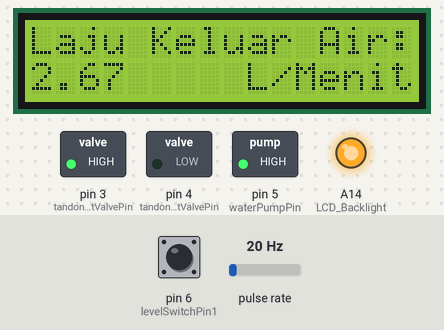
Recording of a sketch running on a simulated Arduino Mega 2560, built with avr-gcc and run on an emulated ATmega2560. Shown: 16×2 character LCD, switched loads named in the sketch (green lamp = pin HIGH), output pins drawn as LEDs (lit = HIGH). Wiring (inferred from the names in the program): pulse sensor: data pin 2. The test bench sets the inputs (shaded band); at power-on: pulse rate 20 Hz, pin 6 (levelSwitchPin1) HIGH.

Above: at 1.6 s.
1.7 s: pulse rate (sensor on pin 2) set to 2 Hz
At 3.8 s:
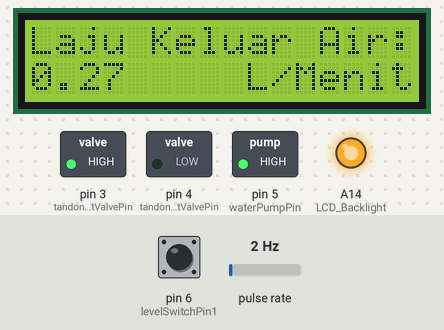
4.5 s: pulse rate (sensor on pin 2) set to 0 Hz
At 6.22 s:
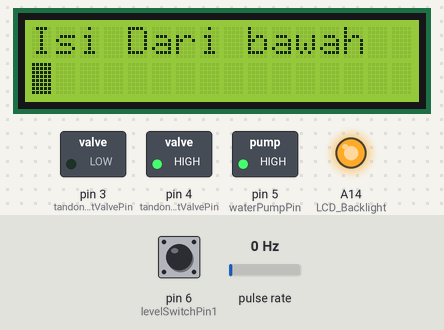
7.5 s: pulse rate (sensor on pin 2) set to 4 Hz
At 11.1 s:
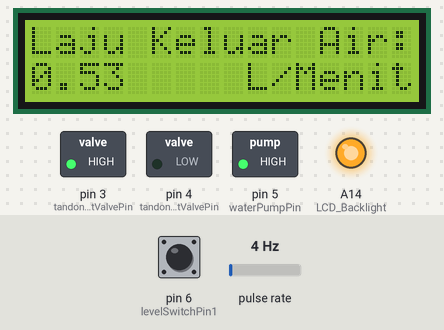
Timing chart, 0 to 12.6 s (numbered marks = the images above; inputs shaded):
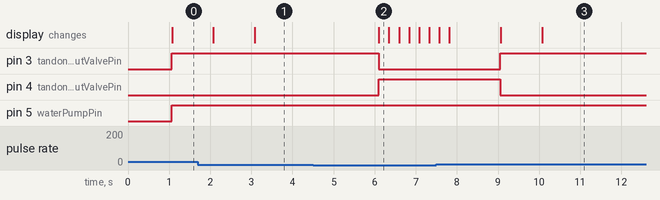

Measured:
- the behaviour switches between 1 and 0 Hz on pulse rate (sensor on pin 2) (found by bisection; images 1 and 2)
- after the input at 1.7 s, the display: first changes after 0.38 s (image 1 shows a later state)
- after the input at 4.5 s, pin 3 (tandonInputValvePin): HIGH → LOW after 1.6 s; pin 4 (tandonOutputValvePin): LOW → HIGH after 1.6 s; the display: changes after 1.6 s (image 2)
- after the input at 7.5 s, pin 3 (tandonInputValvePin): LOW → HIGH after 1.6 s; pin 4 (tandonOutputValvePin): HIGH → LOW after 1.6 s; the display: first differs from a run without the input after 1.6 s (image 3 shows a later state)

The sketch:

kontol_pompa_air_LCD20X4.ino
```cpp
#include <LiquidCrystal.h>

byte bar[8] = {
  B11111,
  B11111,
  B11111,
  B11111,
  B11111,
  B11111,
  B11111,
  B11111
};  // custom character for the bar
// Definisikan pin yang digunakan

const int waterFlowSensorPin = 2;
const int tandonInputValvePin = 3;
const int tandonOutputValvePin = 4;
const int waterPumpPin = 5;
const int levelSwitchPin1 = 6;
const int levelSwitchPin2 = 7;
const int LCD_Backlight = A14;

const int rs = 8, en = 9, d4 = 10, d5 = 11, d6 = 12, d7 = 13;

// Deklarasi objek untuk tampilan LCD
LiquidCrystal lcd(rs, en, d4, d5, d6, d7);

// Variabel untuk menghitung jumlah pulsa dari sensor air
volatile int flowPulseCount = 0;
// Konstanta untuk menghitung laju air
const float flowRateConstant = 7.5;

void setup() {
  // Set pin yang digunakan sebagai input atau output
  pinMode(LCD_Backlight, OUTPUT);
  analogWrite(LCD_Backlight, 200);//Adjust for LCD_Backlight
  pinMode(waterFlowSensorPin, INPUT);
  pinMode(tandonInputValvePin, OUTPUT);
  pinMode(tandonOutputValvePin, OUTPUT);
  pinMode(waterPumpPin, OUTPUT);
  pinMode(levelSwitchPin1, INPUT_PULLUP);
  pinMode(levelSwitchPin2, INPUT_PULLUP);


  // Set keadaan awal pin
  digitalWrite(tandonInputValvePin, LOW);
  digitalWrite(tandonOutputValvePin, LOW);
  digitalWrite(waterPumpPin, LOW);

  // Inisialisasi tampilan LCD
  lcd.begin(16, 2);
  lcd.createChar(0, bar);  // create the custom character at location 0

  // Register interrupt service routine untuk sensor air
  attachInterrupt(digitalPinToInterrupt(waterFlowSensorPin), flowSensorISR, RISING);

  // Tampilkan pesan awal pada tampilan LCD
  lcd.print("Sedang menunggu");
}

void loop() {
  // Hitung jumlah pulsa dari sensor air selama 1 detik
  flowPulseCount = 0;
  sei();
  delay(1000);
  cli();

  // Cek apakah ada aliran air atau tidak
  if (flowPulseCount > 0) {
    // Jika ada aliran air, nyalakan pompa air dan valve input tandon air
    digitalWrite(waterPumpPin, HIGH);
    digitalWrite(tandonInputValvePin, HIGH);//valve nutup
    digitalWrite(tandonOutputValvePin, LOW);//valve buka
    // Hitung laju air dalam satuan L/det
    float flowRate = (float) flowPulseCount / flowRateConstant;
    lcd.clear();
    lcd.setCursor(0, 0);
    lcd.print("Laju Keluar Air:");
    lcd.setCursor(0, 1);
    lcd.print(flowRate);
    lcd.setCursor(8, 1);
    lcd.print(" L/Menit");
    }else if (digitalRead(levelSwitchPin1) == HIGH){
    digitalWrite(waterPumpPin, HIGH);
    digitalWrite(tandonInputValvePin, LOW);
    digitalWrite(tandonOutputValvePin, HIGH);
    lcd.clear();
    lcd.print("Isi Dari bawah");
    for (int i = 0; i < 8; i++) {
    lcd.setCursor(i, 1);  // set the cursor to the first row and i-th column
    lcd.write(byte(0));  // display a bar character (custom character)
    delay(50000);  // delay for animation
    lcd.setCursor(i, 1);  // set the cursor to the first row and i-th column
    delay(500);
      }
    } else if (digitalRead(levelSwitchPin2) == HIGH){
    digitalWrite(waterPumpPin, HIGH);
    digitalWrite(tandonInputValvePin, LOW);
    digitalWrite(tandonOutputValvePin, HIGH);
    delay(50000);
    lcd.clear();
    lcd.print("Isi Air Setengah");
    for (int i = 0; i < 16; i++) {
    lcd.setCursor(i, 1); // set the cursor to the first row and i-th column
    lcd.write(byte(0)); // display a bar character (custom character)
    delay(50000); // delay for animation
    lcd.setCursor(i, 1); // set the cursor to the first row and i-th column
    delay(500);
    }
    }else {
    // Jika tandon air penuh, matikan pompa air dan valve input tandon air buka semua
    digitalWrite(waterPumpPin, LOW);
    digitalWrite(tandonInputValvePin, LOW);
    digitalWrite(tandonOutputValvePin, LOW);
    lcd.clear();
    lcd.print("Tandon Air Penuh");
    lcd.setCursor(0, 1);
    lcd.print("=SYSTEM STANDBY=");
    delay(1000);
  }
}

// Fungsi untuk menghitung jumlah pulsa dari sensor air
void flowSensorISR() {
  flowPulseCount++;
}
```
